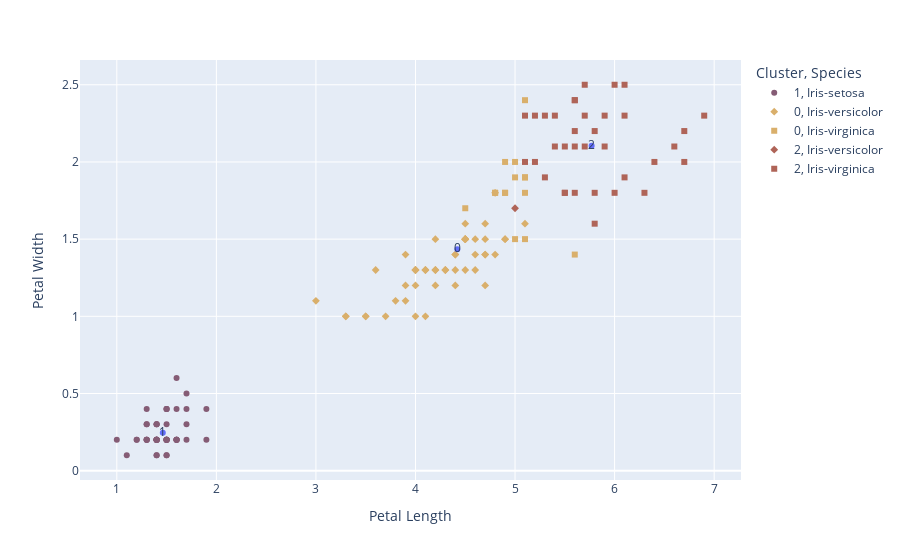

Notebook code for this chart:
### Code cell
# scatter plot
ward_df = data.copy()
ward_df['Cluster'] = ward_predict
ward_df['Cluster'] = ward_df['Cluster'].astype('category')
fig = px.scatter(
    ward_df,
    x='Petal Length',
    y='Petal Width',
    color='Cluster',
    color_discrete_sequence=px.colors.qualitative.Antique,
    symbol= 'Species'
)
fig.add_trace(px.scatter(ward_centroids,x='Petal Length',y='Petal Width',text=ward_centroids.index).data[0])
fig.show()

### Figure 1 — Plotly figure (JSON) as saved in the notebook; plotly's stock layout.template omitted (floating-point values rounded to 4 significant figures)
{"data": [{"hovertemplate": "Cluster=1<br>Species=Iris-setosa<br>Petal Length=%{x}<br>Petal Width=%{y}<extra></extra>", "legendgroup": "1, Iris-setosa", "marker": {"color": "rgb(133, 92, 117)", "symbol": "circle"}, "mode": "markers", "name": "1, Iris-setosa", "orientation": "v", "showlegend": true, "type": "scatter", "x": [1.4, 1.4, 1.3, 1.5, 1.4, 1.7, 1.4, 1.5, 1.4, 1.5, 1.5, 1.6, 1.4, 1.1, 1.2, 1.5, 1.3, 1.4, 1.7, 1.5, 1.7, 1.5, 1, 1.7, 1.9, 1.6, 1.6, 1.5, 1.4, 1.6, 1.6, 1.5, 1.5, 1.4, 1.5, 1.2, 1.3, 1.4, 1.3, 1.5, 1.3, 1.3, 1.3, 1.6, 1.9, 1.4, 1.6, 1.4, 1.5, 1.4], "xaxis": "x", "y": [0.2, 0.2, 0.2, 0.2, 0.2, 0.4, 0.3, 0.2, 0.2, 0.1, 0.2, 0.2, 0.1, 0.1, 0.2, 0.4, 0.4, 0.3, 0.3, 0.3, 0.2, 0.4, 0.2, 0.5, 0.2, 0.2, 0.4, 0.2, 0.2, 0.2, 0.2, 0.4, 0.1, 0.2, 0.2, 0.2, 0.2, 0.1, 0.2, 0.2, 0.3, 0.3, 0.2, 0.6, 0.4, 0.3, 0.2, 0.2, 0.2, 0.2], "yaxis": "y"}, {"hovertemplate": "Cluster=0<br>Species=Iris-versicolor<br>Petal Length=%{x}<br>Petal Width=%{y}<extra></extra>", "legendgroup": "0, Iris-versicolor", "marker": {"color": "rgb(217, 175, 107)", "symbol": "diamond"}, "mode": "markers", "name": "0, Iris-versicolor", "orientation": "v", "showlegend": true, "type": "scatter", "x": [4.7, 4.5, 4.9, 4, 4.6, 4.5, 4.7, 3.3, 4.6, 3.9, 3.5, 4.2, 4, 4.7, 3.6, 4.4, 4.5, 4.1, 4.5, 3.9, 4.8, 4, 4.9, 4.7, 4.3, 4.4, 4.8, 4.5, 3.5, 3.8, 3.7, 3.9, 5.1, 4.5, 4.5, 4.7, 4.4, 4.1, 4, 4.4, 4.6, 4, 3.3, 4.2, 4.2, 4.2, 4.3, 3, 4.1], "xaxis": "x", "y": [1.4, 1.5, 1.5, 1.3, 1.5, 1.3, 1.6, 1, 1.3, 1.4, 1, 1.5, 1, 1.4, 1.3, 1.4, 1.5, 1, 1.5, 1.1, 1.8, 1.3, 1.5, 1.2, 1.3, 1.4, 1.4, 1.5, 1, 1.1, 1, 1.2, 1.6, 1.5, 1.6, 1.5, 1.3, 1.3, 1.3, 1.2, 1.4, 1.2, 1, 1.3, 1.2, 1.3, 1.3, 1.1, 1.3], "yaxis": "y"}, {"hovertemplate": "Cluster=0<br>Species=Iris-virginica<br>Petal Length=%{x}<br>Petal Width=%{y}<extra></extra>", "legendgroup": "0, Iris-virginica", "marker": {"color": "rgb(217, 175, 107)", "symbol": "square"}, "mode": "markers", "name": "0, Iris-virginica", "orientation": "v", "showlegend": true, "type": "scatter", "x": [5.1, 4.5, 5, 5.1, 5, 4.9, 4.9, 4.8, 4.9, 5.1, 5.6, 4.8, 5.1, 5, 5.1], "xaxis": "x", "y": [1.9, 1.7, 2, 2.4, 1.5, 2, 1.8, 1.8, 1.8, 1.5, 1.4, 1.8, 1.9, 1.9, 1.8], "yaxis": "y"}, {"hovertemplate": "Cluster=2<br>Species=Iris-versicolor<br>Petal Length=%{x}<br>Petal Width=%{y}<extra></extra>", "legendgroup": "2, Iris-versicolor", "marker": {"color": "rgb(175, 100, 88)", "symbol": "diamond"}, "mode": "markers", "name": "2, Iris-versicolor", "orientation": "v", "showlegend": true, "type": "scatter", "x": [5], "xaxis": "x", "y": [1.7], "yaxis": "y"}, {"hovertemplate": "Cluster=2<br>Species=Iris-virginica<br>Petal Length=%{x}<br>Petal Width=%{y}<extra></extra>", "legendgroup": "2, Iris-virginica", "marker": {"color": "rgb(175, 100, 88)", "symbol": "square"}, "mode": "markers", "name": "2, Iris-virginica", "orientation": "v", "showlegend": true, "type": "scatter", "x": [6, 5.9, 5.6, 5.8, 6.6, 6.3, 5.8, 6.1, 5.1, 5.3, 5.5, 5.3, 5.5, 6.7, 6.9, 5.7, 6.7, 5.7, 6, 5.6, 5.8, 6.1, 6.4, 5.6, 6.1, 5.6, 5.5, 5.4, 5.6, 5.1, 5.9, 5.7, 5.2, 5.2, 5.4], "xaxis": "x", "y": [2.5, 2.1, 1.8, 2.2, 2.1, 1.8, 1.8, 2.5, 2, 1.9, 2.1, 2.3, 1.8, 2.2, 2.3, 2.3, 2, 2.1, 1.8, 2.1, 1.6, 1.9, 2, 2.2, 2.3, 2.4, 1.8, 2.1, 2.4, 2.3, 2.3, 2.5, 2.3, 2, 2.3], "yaxis": "y"}, {"hovertemplate": "Petal Length=%{x}<br>Petal Width=%{y}<br>index=%{text}<extra></extra>", "legendgroup": "", "marker": {"color": "#636efa", "symbol": "circle"}, "mode": "markers+text", "name": "", "orientation": "v", "showlegend": false, "text": [0, 1, 2], "type": "scatter", "x": [4.42, 1.462, 5.769], "xaxis": "x", "y": [1.434, 0.246, 2.106], "yaxis": "y"}], "layout": {"legend": {"title": {"text": "Cluster, Species"}, "tracegroupgap": 0}, "margin": {"t": 60}, "xaxis": {"anchor": "y", "domain": [0, 1], "title": {"text": "Petal Length"}}, "yaxis": {"anchor": "x", "domain": [0, 1], "title": {"text": "Petal Width"}}}}
